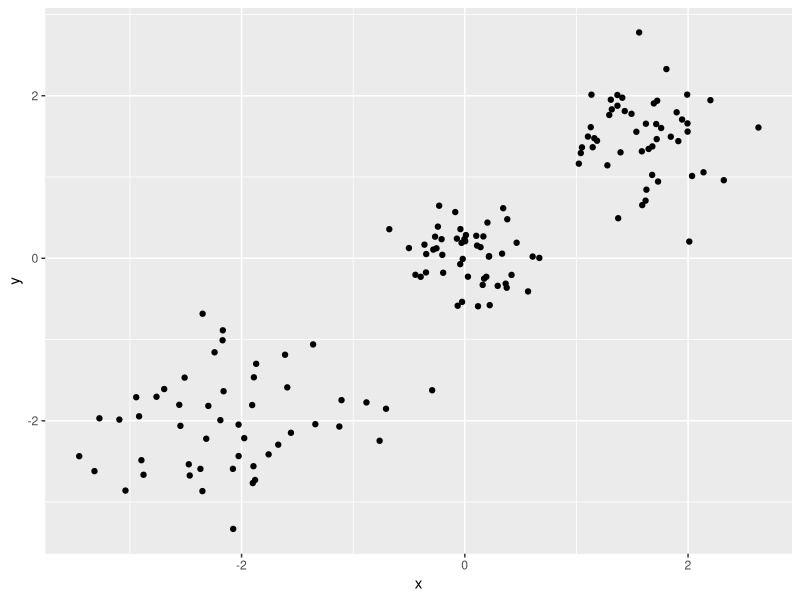
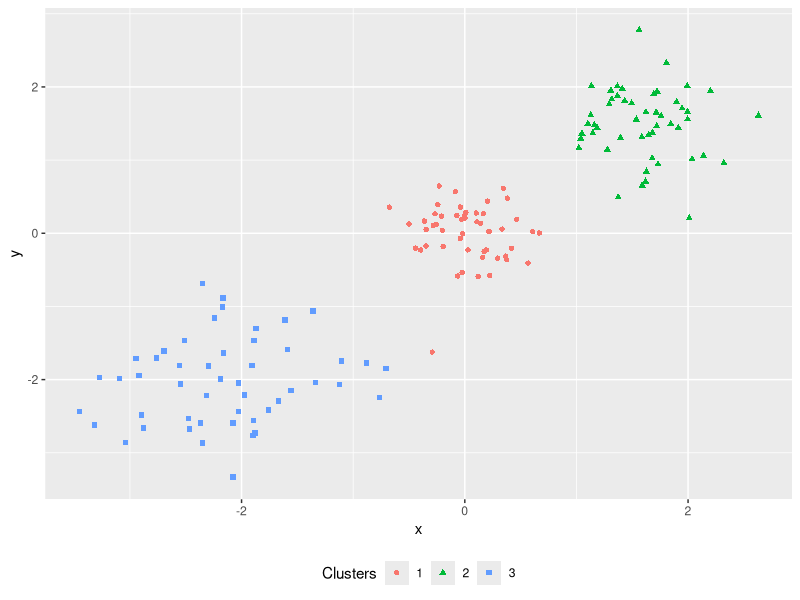

Here is the R script that generated these plots, in order:
library("ggplot2")

#generate 3 clusters
x <- rbind(matrix(rnorm(100, sd = 0.3), ncol = 2),
           matrix(rnorm(100, mean = 1.5, sd = 0.4), ncol = 2),
           matrix(rnorm(100, mean = -2, sd = 0.6), ncol = 2))
colnames(x) <- c("x", "y")
(cl <- kmeans(x, 2))

#make a dataframe of the generated
df <- as.data.frame(x)

#plot initial data
ggplot(data=df, aes(x=x, y=y)) + 
  geom_point()

#k-means, nstart=20 means 20 tries and using the best result
cf <- kmeans(x[, 1:2], 3, nstart = 20)

#add k means clusters to original data frame
df$cluster <- as.factor(cf$cluster)

#plot clustered data
ggplot(data=df, aes(x=x, y=y, color=cluster,shape=cluster)) +
  geom_point() +
  scale_colour_discrete(guide="legend", name="Clusters") +
  scale_shape(name="Clusters") + 
  theme(legend.position="bottom")